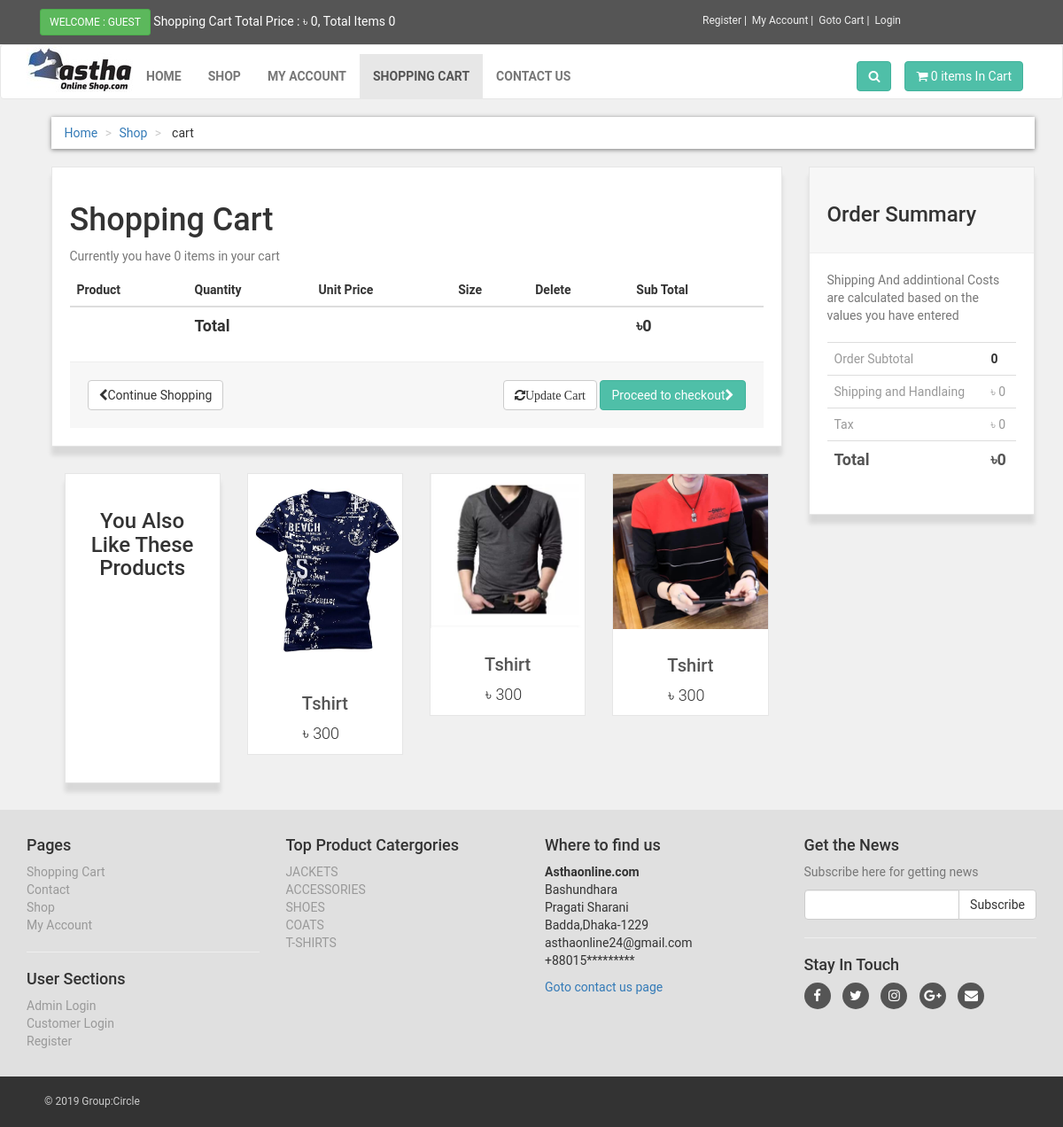
The app's page /cart.php with its own data.
### tables this page shows
CREATE TABLE `products` (
  `product_id` int(10) NOT NULL,
  `p_cat_id` int(10) NOT NULL,
  `cat_id` int(10) NOT NULL,
  `date` timestamp NOT NULL DEFAULT current_timestamp() ON UPDATE current_timestamp(),
  `product_title` text NOT NULL,
  `product_img1` text NOT NULL,
  `product_img2` text NOT NULL,
  `product_img3` text NOT NULL,
  `product_price` int(10) NOT NULL,
  `product_desc` text NOT NULL,
  `product_keywords` text NOT NULL
);

CREATE TABLE `product_categories` (
  `p_cat_id` int(10) NOT NULL,
  `p_cat_title` text NOT NULL,
  `p_cat_desc` text NOT NULL
);

### cart.php (the view, shortened to what this page needs)
<?php
include("includes/db.php");
include("functions/functions.php");
?>
<!DOCTYPE html>
<!DOCTYPE html>
<html>
<head>
	<link rel="stylesheet" href="https://maxcdn.bootstrapcdn.com/bootstrap/3.4.0/css/bootstrap.min.css">
	<link rel="stylesheet" href="styles/style.css">
	<link href="https://stackpath.bootstrapcdn.com/font-awesome/4.7.0/css/font-awesome.min.css" rel="stylesheet">
</head>
<body>
   <div id="top">
   		<div class="container">
   			<div class="col-md-6 offer">
   				<a href="#" class="btn btn-success btn-sm">
   					 <?php
            if (!isset($_SESSION['customer_email'])) {
              echo "Welcome : Guest";
            }else {
              echo "Welcome :" . $_SESSION['customer_email'] . "";
            }
            ?>
   				</a>
   				<a href="#">Shopping Cart Total Price : ৳<?php totalPrice(); ?>, Total Items <?php item(); ?></a>
   			</div>
   			<div class="col-md-6 ">
   				<ul class="menu">
   					<li>
   						<a href="customer_registration.php">Register</a>
   					</li>
   					<li>
   						<?php
              if(!isset($_SESSION['customer_email'])){
                 echo "<a href='checkout.php'>My Account</a>";
              }else{
                 echo "<a href='customer/my_account.php?my_order'>My Account</a>";
              }
              ?>
   					</li>
   					<li>
   						<a href="cart.php">Goto Cart</a>
   					</li>
   					<li>
   						<a href="login.php">
                  <?php
                  if (!isset($_SESSION['customer_email'])) {
                      echo "<a href='checkout.php'>Login</a>";
                    }else {
                      echo "<a href='logout.php'>Log Out</a>";
                    }
              ?>
              </a>
   					</li>
   				</ul>
   			</div>
   		</div>
   </div>
   <div class="navbar navbar-default" id="navbar">
   	<div class="container">
   		<div class="navbar-header">
  				<a class="navbar-band home" href="">
  					<img src="images/logo2.jpg" alt="Astha Online Shop" class="hidden-xs">
  				</a>
   		</div>
   		<div class="navbar-collapse collapse" id="navigation">
   			<div class="padding-nav">
   				<ul class="nav navbar-nav navbar-left">
   					<li>
   						<a href="index.php">Home</a>
   					</li>
   					<li>
   						<a href="shop.php">Shop</a>
   					</li>
   					<li>
   					<?php
              if(!isset($_SESSION['customer_email'])){
                 echo "<a href='checkout.php'>My Account</a>";
              }else{
                 echo "<a href='customer/my_account.php?my_order'>My Account</a>";
              }
              ?>
   					</li>
   					<li class="active">
   						<a href="cart.php">Shopping Cart</a>
   					</li>
   					<li>
   						<a href="contactus.php">Contact Us</a>
   					</li>
   				</ul>
   			</div>
   			<a href="cart.php" class="btn btn-primary navbar-btn right">
   				<i class="fa fa-shopping-cart"></i>
   				<span><?php item(); ?> items In Cart</span>
   			</a>
   			<div class="navbar-collapse collapse right">
   				<button class="btn navbar-btn btn-primary" type="button" data-toggle="collapse" data-target="#search">
   					<i class="fa fa-search"></i>
   				</button>
   			</div>
   		</div>
   	</div>
   </div>
   <div id="content">
     <div class="container">
       <div class="col-md-12">
          <ul class="breadcrumb">
            <li><a href="index.php">Home</a></li>
            <li><a href="shop.php">Shop</a></li>
            <li>
              cart
            </li>
          </ul>
       </div>
       <div class="col-md-9" id="cart">
         <div class="box">
           <form action="cart.php" method="post" enctype="multipart-form-data">
             <h1>Shopping Cart</h1>
             <?php
             $total=0;
             $ip_add=getUserIp();
             $select_cart="select * from cart where ip_add='$ip_add'";
             $run_cart=mysqli_query($con,$select_cart);
             $count=mysqli_num_rows($run_cart);
             ?>
             <p class="text-muted">Currently you have <?php echo $count; ?> items in your cart</p>
             <div class="table-resposive">
               <table class="table">
                 <thead>
                   <tr>
                     <th colspan="2">Product</th>
                     <th>Quantity</th>
                     <th>Unit Price</th>
                     <th>Size</th>
                     <th colspan="1">Delete</th>
                     <th colspan="1">Sub Total</th>
                   </tr>
                 </thead>
                 <tfoot>
                   <tr>
                     <td>
                       <th colspan="5">Total</th>
                       <th colspan="2">৳<?php echo $total; ?></th>
                     </td>
                   </tr>
                 </tfoot>
               </table>
             </div>
             <div class="box-footer">
               <div class="pull-left">
                 <a href="index.php" class="btn btn-default">
                   <i class="fa fa-chevron-left"></i>Continue Shopping
                 </a>
               </div>
               <div class="pull-right">
                 <button class="btn btn-default" type="submit" name="update" value="Update Cart">
                   <i class="fa fa-refresh">Update Cart</i>
                 </button>
                 <a href="checkout.php" class="btn btn-primary">
                   Proceed to checkout<i class="fa fa-chevron-right"></i>
                 </a>
               </div>
             </div>
           </form>
         </div>
         <div id="row same-height-row">
           <div class="col-md-3 col-sm-6">
             <div class="box same-height headline">
               <h3 class="text-center"> You Also Like These Products</h3>
             </div>
           </div>
          <?php
$get_product="select * from products order by rand() LIMIT 0,3" ;
            $run_product=mysqli_query($con,$get_product);
            while ($row=mysqli_fetch_array($run_product)) {
              $pro_id=$row['product_id'];
              $product_title=$row['product_title'];
              $pro_price=$row['product_price'];
              $pro_img1=$row['product_img1'];
               $pro_label =$row['product_label'];
              $pro_sale_price = $row['product_sale'];
              if($pro_label == "sale"){
                        $product_price = " <del> ৳ $pro_price </del> ";
                        $product_sale_price = "/ ৳ $pro_sale_price ";
                    }else{
                        $product_price = "  ৳ $pro_price  ";
                        $product_sale_price = "";
                    }
              echo "
                    <div class='col-md-3 col-sm-6 center-responsive'>
                        <div class='product'>
                            <a href='details.php?pro_id=$pro_id'>
                                <img class='img-responsive' src='admin_area/product_images/$pro_img1'height='200' width='200'>
                            </a>
                            <div class='text'>
                                <h3>
                                    <a href='details.php?pro_id=$pro_id'>
                                        $product_title
                                    </a>
                                </h3>
                                <p class='price'>
                                $product_price &nbsp;$product_sale_price
                                </p>
                            </div>
                            $product_label
                        </div>
                    </div>
                    ";
            }
          ?>
         </div>
       </div>
       <div class="col-md-3">
         <div class="box" id="order-summary">
           <div class="box-header">
              <h3>Order Summary</h3>
           </div>
           <p class="text-muted">
             Shipping And addintional Costs are calculated based on the values you have entered
           </p>
           <div class="table-resposive">
             <table class="table">
             <tr>
               <td>Order Subtotal</td>
               <th><?php echo $total; ?></th>
             </tr>
             <tr>
               <td>Shipping and Handlaing</td>
               <td>
                 <?php
                 if($count<=0){echo "৳ 0";}else{echo "৳ 60";};
                 ?>
               </td>
             </tr>
             <tr>
               <td>Tax</td>
               <td>৳ 0</td>
             </tr>
             <tr class="total">
               <td>Total</td>
               <td>৳<?php
                if($count<=0){echo "0";}else{echo ($total+60);};
                ?></td>
             </tr>
           </table>
           </div>
         </div>
       </div>
         </div>
   </div>
 <?php
include("includes/footer.php")
  ?>
</body>
</html>

### includes/footer.php (shortened to what this page needs)
<div id="footer">
	<div class="container">
		<div class="row">
			<div class="col-md-3 col-sm-6">
				<h4>Pages</h4>
				<ul>
					<li><a href="cart.php">Shopping Cart</a></li>
					<li><a href="contact.php">Contact</a></li>
					<li><a href="shop.php">Shop</a></li>
					<li>
						<?php
              if(!isset($_SESSION['customer_email'])){
                 echo "<a href='checkout.php'>My Account</a>";
              }else{
                 echo "<a href='customer/my_account.php?my_order'>My Account</a>";
              }
              ?>
					</li>
				</ul>
				<hr>
				<h4>User Sections</h4>
				<ul>
					<li><?php
						if(!isset($_SESSION['admin_email'])){
                 echo "<a href='admin_area/login.php'>Admin Login</a>";
              }else{
                 echo "<a href='admin_area/index.php?dashboard'>Admin Profile</a>";
              }
						?>
					</li>
					<li><?php
              if(!isset($_SESSION['customer_email'])){
                 echo "<a href='checkout.php'>Customer Login</a>";
              }else{
                 echo "<a href='customer/my_account.php?my_order'>My Account</a>";
              }
              ?></li>
					<li>
						<?php
              if(!isset($_SESSION['customer_email'])){
                 echo "<a href='customer_registration.php'>Register</a>";
              }else{
                 echo "<a href='customer/my_account.php?edit_act'>Edit Account</a>";
              }
              ?>
					</li>
				</ul>
			</div>
			<div class="col-md-3 col-sm-6">
				<h4>Top Product Catergories</h4>
				<ul>
					<?php
						$get_p_cats="select * from product_categories";
						$run_p_cats=mysqli_query($con,$get_p_cats);
						while ($row_p_cat=mysqli_fetch_array($run_p_cats)) {
							$p_cat_id=$row_p_cat['p_cat_id'];
							$p_cat_title=$row_p_cat['p_cat_title'];
							echo "<li><a href='shop.php?p_cat=$p_cat_id'> $p_cat_title</a></li>";
						}
						?>
				</ul>
			</div>
			<div class="col-md-3 col-sm-6">
				<h4>Where to find us</h4>
				<p>
					<strong>Asthaonline.com</strong>
					<br>Bashundhara
					<br>Pragati Sharani
					<br>Badda,Dhaka-1229
					<br>asthaonline24@gmail.com
					<br>+88015*********
				</p>
				<a href="contact.php">Goto contact us page</a>
			</div>
			<div class="col-md-3 col-sm-6">
				<h4>Get the News</h4>
				<p class="text-muted">
					Subscribe here for getting news
				</p>
				<form action="" method="post">
					<div class="input-group">
						<input type="text" name="email" class="form-control">
						<span class="input-group-btn">
							<input type="submit" class="btn btn-default" value="Subscribe">
						</span>
					</div>
				</form>
				<hr>
				<h4>Stay In Touch</h4>
				<p class="social">
				<a href="#"><i class="fa fa-facebook"></i></a>
				<a href="#"><i class="fa fa-twitter"></i></a>
				<a href="#"><i class="fa fa-instagram"></i></a>
				<a href="#"><i class="fa fa-google-plus"></i></a>
				<a href="#"><i class="fa fa-envelope"></i></a>
				</p>
			</div>
		</div>
	</div>
</div>
<div id="copyright">
	<div class="container">
		<div class="col-md-6">
			<p class="pull-left">
				&copy; 2019 Group:Circle
			</p>
		</div>
	</div>
</div>

### styles/style.css (style rules this page uses)
body { font-family: "Roboto","Helvetica",Arial,sans-sarif; font-size: 14px; line-height: 1.42857143; color: #333333; background-color: #f0f0f0; }
#top { background-color: #555555; padding: 10px 0; }
#top .offer { color: #fff; }
#top .offer .btn { text-transform: uppercase; }
#top a { color: #fff; }
#top ul.menu { padding-top: 5px; margin: 0; text-align: right; font-size: 12px; list-style: none; }
#top ul.menu { text-align: center; }
#top ul.menu > li { display: inline-block; }
#top ul.menu > li a { color: #eeeeee; }
#top ul.menu > li+ li:before { content: "|\00a0"; padding: 0 5 px; color: #f7f7f7; }
.navbar { background: white; }
.navbar-collapse .right { float: right;; }
.navbar ul.nav>li > a { text-transform: uppercase;; font-weight: bold; font-size: 14px; }
.padding-nav { padding-top: 10px; }
.btn-primary { color: rgb(255,255,255); background-color: rgb(79,191,168); border-color: rgb(65,179,156); }
.box { background: #fff; margin: 0 0 30px; border : solid 1px #e6e6e6; padding: 20px; box-shadow: 0 10px 5px rgba(0,0,0,0.1) }
#content { padding-left: 25px; }
#content .product { background:#fff; border: solid 1px #e6e6e6; box-sizing: border-box; margin-bottom: 30px; }
#content .product .text p.price { font-size: 18px; text-align: center; font-weight: 300; }
#content .product .text h3 { text-align: center; font-size: 20px; }
#content .product .text h3 a { color: rgb(85,85,85); }
#content .product .text { padding: 10px 10px 0px; }
.breadcrumb { padding: 8px 15px; margin-bottom: 20px; background-color: #ffffff; border-radius: 0; box-shadow: 0 1px 5px rgba(0,0,0,0.5); }
.breadcrumb >li+li:before { content: ">\00a0"; color: #cccccc; }
#content .headline { height: 350px; }
#content #cart .table tfoot { font-size: 18px; }
.box .box-footer { background: #f7f7f7; margin: 30px, -20px,-20px; padding: 20px; border-top: solid 1px #eeeeee; }
.box .box-footer:before, .box .box-footer:after { content: " "; display: table; }
.box .box-footer:after { clear: both; }
.box .box-header { background: #f7f7f7; margin: -20px -20px 20px; padding: 20px; border-bottom: solid 1px #eeeeee; }
#content #order-summary table { margin-top: 20px; }
#content #order-summary table td { color: #999999; }
#content #order-summary table tr.total td, #content #order-summary table tr.total th { font-size: 18px; color: #555555; font-weight: 700; }
#footer { background: #e0e0e0; padding: 20px 0; }
#footer ul { padding-left: 0; list-style: none; }
#footer ul a { color: #999999; padding: 20px 0; }
#footer .social { text-align: left; }
#footer .social a { margin: 0 10px 0 0; color: #fff; display: inline-block; width: 30px; height: 30px; border-radius: 15px; line-height: 30px; font-size: 15px; text-align: center; transform: all 0.2s ease-out; vertical-align: bottom; background-color: #555555; }
#copyright { background: #333; color: #ccc; padding: 20px; font-size: 12px; }
#copyright p { margin: 0; }

### records on screen
products: product_img1 (picture), product_title "Tshirt", product_price "৳ 300"
products: product_img1 (picture), product_title "Tshirt", product_price "৳ 300"
products: product_img1 (picture), product_title "Tshirt", product_price "৳ 300"
product_categories: p_cat_title "JACKETS"
product_categories: p_cat_title "ACCESSORIES"
product_categories: p_cat_title "SHOES"
product_categories: p_cat_title "COATS"
product_categories: p_cat_title "T-SHIRTS"

### other values on screen
$count "0 0"
$count "0"
$total "0"
